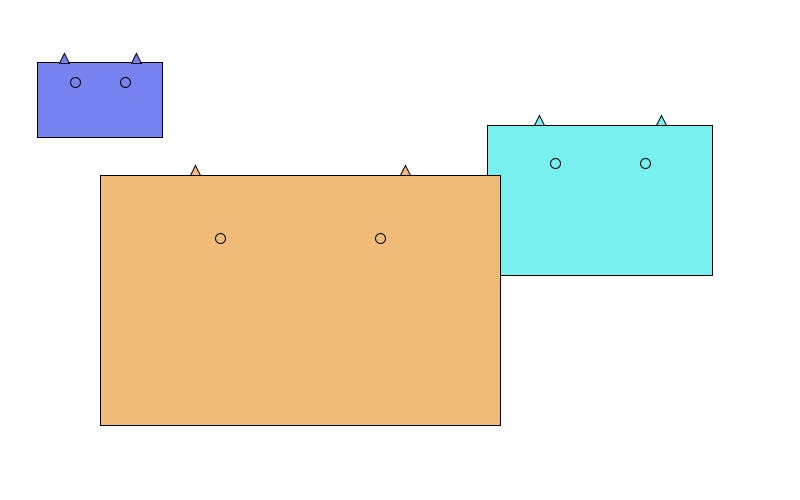
Frame 1 (no input)
Frame 60 (the mouse pressed at the canvas centre just before this capture): identical to frame 1, image omitted
Frame 120 (the mouse held since frame 60 and released just before this capture): identical to frame 1, image omitted

The Processing sketch that drew this single still picture (run headless with seeded random() and noise(); from frame 60 on, the mouse is pressed at the canvas centre):

// Processing sketch: Question_3
// ── Question_3.pde

final color backgroundColor = color(255);
color monsterColor = color(199,119,240);
int monsterWidth;
int monsterHeight;
int monsterXCoordinate;
int monsterYCoordinate;


void setup()
{
  size(800,500);  
  background(backgroundColor);
  rectMode(CENTER);
  
  monsterXCoordinate = width/2;
  monsterYCoordinate = height/2;
  monsterWidth = width/6;
  monsterHeight = height/6;

}

void draw()
{


  background(backgroundColor);
  drawMonster(100, 100, 125, 75, color (119, 131, 240));
  drawMonster(600, 200, 225, 150, color (119, 240, 239));
  drawMonster(300, 300, 400, 250, color (240, 187, 119));


}


void drawMonster(int monsterHeadX, int monsterHeadY, int monsterHeadWidth, int monsterHeadHeight, color fillColor)
{ 
    
  final int eyeRadius = 5;
 
  fill(fillColor);
  rect(monsterHeadX, monsterHeadY, monsterHeadWidth, monsterHeadHeight);

  // Draw the left ear
  triangle(monsterHeadX - monsterHeadWidth/4, // x1
           monsterHeadY - monsterHeadHeight/2, // y1
           monsterHeadX - monsterHeadWidth/4 - 10, // x2
           monsterHeadY - monsterHeadHeight/2, // y2
           monsterHeadX - monsterHeadWidth/4 - 5, //x3
           monsterHeadY - monsterHeadHeight/2 - 10); //y3
 
  // Draw the right ear
  triangle(monsterHeadX + monsterHeadWidth/4, // x1
           monsterHeadY - monsterHeadHeight/2, // y1
           monsterHeadX + monsterHeadWidth/4 + 10, // x2
           monsterHeadY - monsterHeadHeight/2, // y2
           monsterHeadX + monsterHeadWidth/4 + 5, //x3
           monsterHeadY - monsterHeadHeight/2 - 10); //y3
 
  // Draw the left eye
  ellipse(monsterHeadX - monsterHeadWidth/5,
          monsterHeadY - monsterHeadHeight/4,
          eyeRadius * 2,
          eyeRadius * 2);
 
 // Draw the right eye
 ellipse(monsterHeadX + monsterHeadWidth/5,
         monsterHeadY - monsterHeadHeight/4,
         eyeRadius * 2,
         eyeRadius * 2);
}

/*
void mouseClicked()
{
  monsterXCoordinate = mouseX;
  monsterYCoordinate = mouseY;
}
*/
